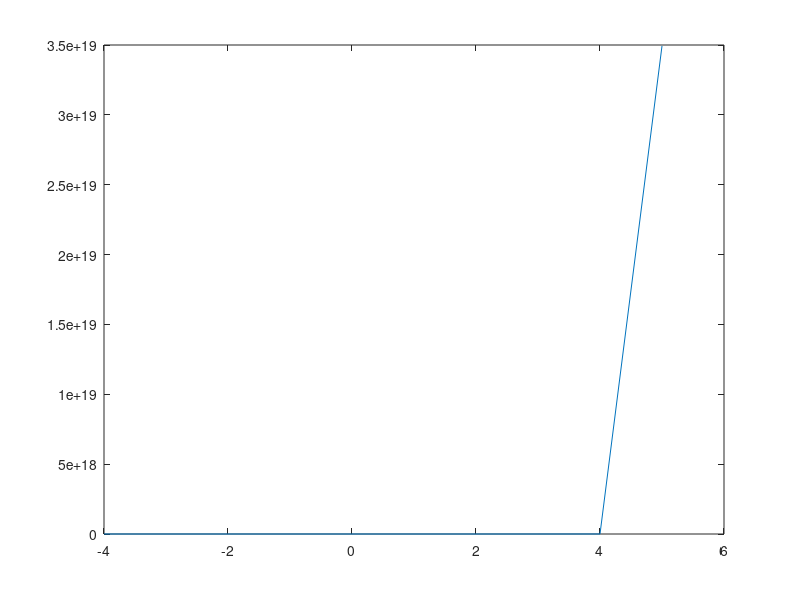

MATLAB code to generate this figure:
clear all;
close all;
clc;

%input
c=0;
n=input('enter');


%operation
en=zeros(1,n*2);

for i=n:1:n*2;
   c=c+i;
   en(i)=exp(c)
end

t=-(n-1):n;
%output
plot(t,en);